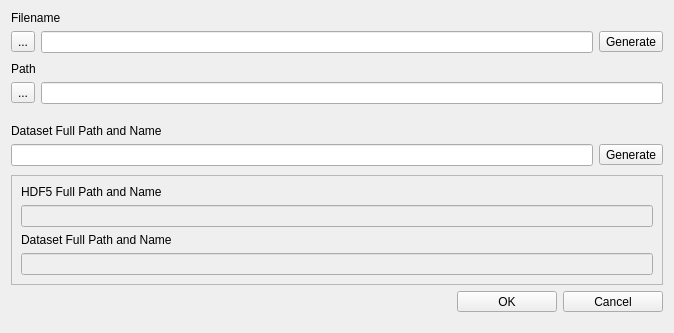
<?xml version="1.0" encoding="UTF-8"?>
<ui version="4.0">
 <class>Dialog</class>
 <widget class="QDialog" name="Dialog">
  <property name="geometry">
   <rect>
    <x>0</x>
    <y>0</y>
    <width>674</width>
    <height>333</height>
   </rect>
  </property>
  <property name="windowTitle">
   <string>Dialog</string>
  </property>
  <property name="styleSheet">
   <string notr="true">font: 10pt &quot;Arial&quot;;</string>
  </property>
  <layout class="QVBoxLayout" name="verticalLayout_2">
   <item>
    <layout class="QVBoxLayout" name="verticalLayout">
     <item>
      <widget class="QLabel" name="label">
       <property name="text">
        <string>Filename</string>
       </property>
      </widget>
     </item>
     <item>
      <layout class="QHBoxLayout" name="horizontalLayout">
       <property name="bottomMargin">
        <number>0</number>
       </property>
       <item>
        <widget class="QToolButton" name="buttonGetFilename">
         <property name="text">
          <string>...</string>
         </property>
        </widget>
       </item>
       <item>
        <widget class="QLineEdit" name="lineEditFilename">
         <property name="focusPolicy">
          <enum>Qt::StrongFocus</enum>
         </property>
        </widget>
       </item>
       <item>
        <widget class="QToolButton" name="buttonGenerateFilename">
         <property name="text">
          <string>Generate</string>
         </property>
        </widget>
       </item>
      </layout>
     </item>
     <item>
      <spacer name="verticalSpacer">
       <property name="orientation">
        <enum>Qt::Vertical</enum>
       </property>
       <property name="sizeHint" stdset="0">
        <size>
         <width>20</width>
         <height>40</height>
        </size>
       </property>
      </spacer>
     </item>
     <item>
      <widget class="QLabel" name="label_2">
       <property name="text">
        <string>Path</string>
       </property>
      </widget>
     </item>
     <item>
      <layout class="QHBoxLayout" name="horizontalLayout_2">
       <property name="bottomMargin">
        <number>10</number>
       </property>
       <item>
        <widget class="QToolButton" name="buttonGetPath">
         <property name="text">
          <string>...</string>
         </property>
        </widget>
       </item>
       <item>
        <widget class="QLineEdit" name="lineEditPath">
         <property name="focusPolicy">
          <enum>Qt::StrongFocus</enum>
         </property>
        </widget>
       </item>
      </layout>
     </item>
     <item>
      <spacer name="verticalSpacer_2">
       <property name="orientation">
        <enum>Qt::Vertical</enum>
       </property>
       <property name="sizeHint" stdset="0">
        <size>
         <width>20</width>
         <height>40</height>
        </size>
       </property>
      </spacer>
     </item>
     <item>
      <widget class="QLabel" name="label_3">
       <property name="text">
        <string>Dataset Full Path and Name</string>
       </property>
      </widget>
     </item>
     <item>
      <layout class="QHBoxLayout" name="horizontalLayout_4">
       <property name="bottomMargin">
        <number>0</number>
       </property>
       <item>
        <widget class="QLineEdit" name="lineEditDataset">
         <property name="focusPolicy">
          <enum>Qt::StrongFocus</enum>
         </property>
        </widget>
       </item>
       <item>
        <widget class="QToolButton" name="buttonGenerateDatasetname">
         <property name="text">
          <string>Generate</string>
         </property>
        </widget>
       </item>
      </layout>
     </item>
     <item>
      <spacer name="verticalSpacer_3">
       <property name="orientation">
        <enum>Qt::Vertical</enum>
       </property>
       <property name="sizeHint" stdset="0">
        <size>
         <width>20</width>
         <height>40</height>
        </size>
       </property>
      </spacer>
     </item>
     <item>
      <widget class="QFrame" name="frame">
       <property name="frameShape">
        <enum>QFrame::StyledPanel</enum>
       </property>
       <property name="frameShadow">
        <enum>QFrame::Plain</enum>
       </property>
       <layout class="QVBoxLayout" name="verticalLayout_3">
        <item>
         <widget class="QLabel" name="label_4">
          <property name="text">
           <string>HDF5 Full Path and Name</string>
          </property>
         </widget>
        </item>
        <item>
         <widget class="QLineEdit" name="lineReadFileNamePath">
          <property name="enabled">
           <bool>false</bool>
          </property>
          <property name="readOnly">
           <bool>true</bool>
          </property>
         </widget>
        </item>
        <item>
         <widget class="QLabel" name="label_5">
          <property name="text">
           <string>Dataset Full Path and Name</string>
          </property>
         </widget>
        </item>
        <item>
         <widget class="QLineEdit" name="lineReadDataset">
          <property name="enabled">
           <bool>false</bool>
          </property>
          <property name="readOnly">
           <bool>true</bool>
          </property>
         </widget>
        </item>
       </layout>
      </widget>
     </item>
    </layout>
   </item>
   <item>
    <layout class="QHBoxLayout" name="horizontalLayout_3">
     <property name="bottomMargin">
      <number>10</number>
     </property>
     <item>
      <spacer name="horizontalSpacer">
       <property name="orientation">
        <enum>Qt::Horizontal</enum>
       </property>
       <property name="sizeHint" stdset="0">
        <size>
         <width>40</width>
         <height>20</height>
        </size>
       </property>
      </spacer>
     </item>
     <item>
      <widget class="QToolButton" name="buttonOK">
       <property name="minimumSize">
        <size>
         <width>100</width>
         <height>0</height>
        </size>
       </property>
       <property name="maximumSize">
        <size>
         <width>100</width>
         <height>16777215</height>
        </size>
       </property>
       <property name="baseSize">
        <size>
         <width>0</width>
         <height>0</height>
        </size>
       </property>
       <property name="text">
        <string>OK</string>
       </property>
      </widget>
     </item>
     <item>
      <widget class="QToolButton" name="buttonCancel">
       <property name="minimumSize">
        <size>
         <width>100</width>
         <height>0</height>
        </size>
       </property>
       <property name="maximumSize">
        <size>
         <width>100</width>
         <height>16777215</height>
        </size>
       </property>
       <property name="text">
        <string>Cancel</string>
       </property>
      </widget>
     </item>
    </layout>
   </item>
  </layout>
 </widget>
 <tabstops>
  <tabstop>buttonGetFilename</tabstop>
  <tabstop>buttonGenerateFilename</tabstop>
  <tabstop>buttonGetPath</tabstop>
  <tabstop>lineReadFileNamePath</tabstop>
  <tabstop>lineReadDataset</tabstop>
 </tabstops>
 <resources/>
 <connections/>
</ui>
